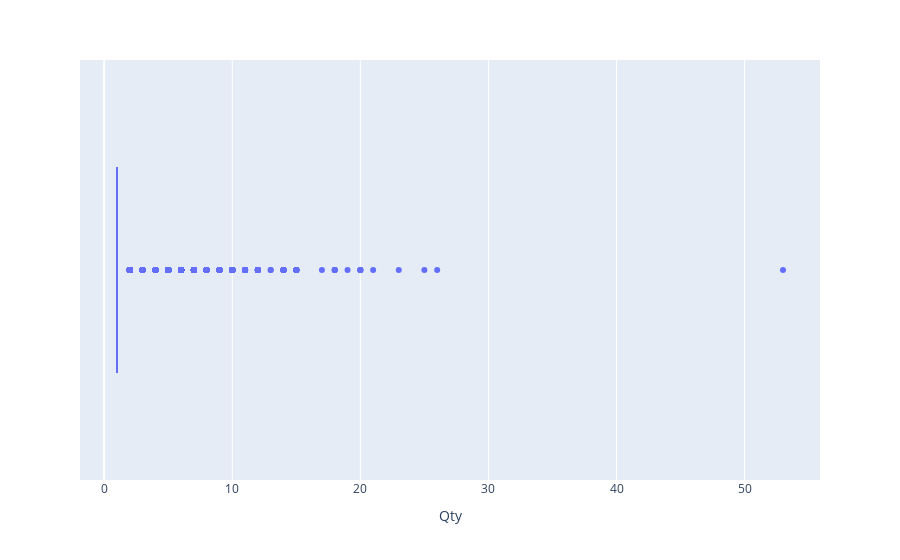

The notebook cell this image was saved under:
### Code cell
#Box Plots for the variable 'Pax'
fig = px.box(dataset, x="Qty")
warnings.filterwarnings('ignore', category=DeprecationWarning)
figure = go.Figure(data=fig)
figure.show()

### Figure 1 — Plotly figure (JSON) as saved in the notebook; plotly's stock layout.template omitted (floating-point values rounded to 4 significant figures; data arrays with more than 128 entries replaced by an {"elided": "..."} marker saying what was removed)
{"data": [{"alignmentgroup": "True", "hovertemplate": "Qty=%{x}<extra></extra>", "legendgroup": "", "marker": {"color": "#636efa"}, "name": "", "notched": false, "offsetgroup": "", "orientation": "h", "showlegend": false, "type": "box", "x": {"elided": "84109 int values"}, "x0": " ", "xaxis": "x", "y0": " ", "yaxis": "y"}], "layout": {"boxmode": "group", "legend": {"tracegroupgap": 0}, "margin": {"t": 60}, "xaxis": {"anchor": "y", "domain": [0, 1], "title": {"text": "Qty"}}, "yaxis": {"anchor": "x", "domain": [0, 1]}}}
